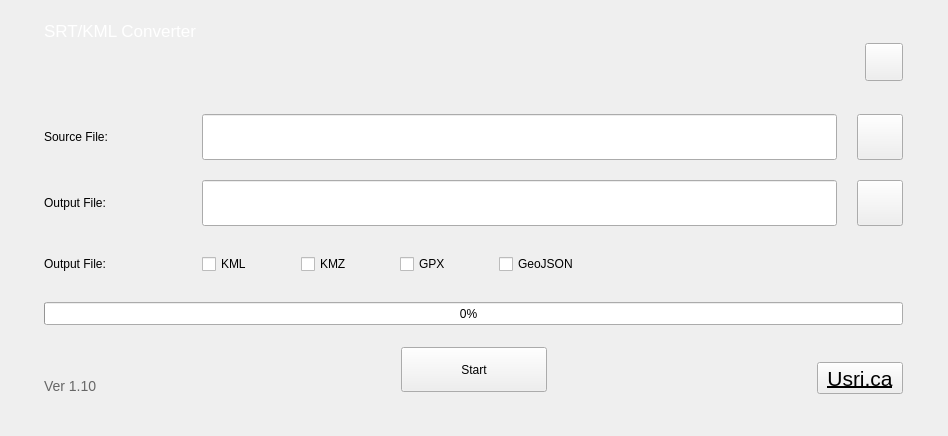
<?xml version="1.0" encoding="UTF-8"?>
<ui version="4.0">
 <class>SRT2KMLConverter</class>
 <widget class="QMainWindow" name="SRT2KMLConverter">
  <property name="geometry">
   <rect>
    <x>0</x>
    <y>0</y>
    <width>948</width>
    <height>436</height>
   </rect>
  </property>
  <property name="windowTitle">
   <string>SRT/KML Converter</string>
  </property>
  <widget class="QWidget" name="centralwidget">
   <layout class="QVBoxLayout" name="verticalLayout_3">
    <property name="spacing">
     <number>0</number>
    </property>
    <property name="leftMargin">
     <number>44</number>
    </property>
    <property name="topMargin">
     <number>22</number>
    </property>
    <property name="rightMargin">
     <number>45</number>
    </property>
    <property name="bottomMargin">
     <number>42</number>
    </property>
    <item>
     <widget class="QWidget" name="vlHeader" native="true">
      <layout class="QVBoxLayout" name="headerLayout">
       <property name="spacing">
        <number>4</number>
       </property>
       <property name="leftMargin">
        <number>0</number>
       </property>
       <property name="topMargin">
        <number>0</number>
       </property>
       <property name="rightMargin">
        <number>0</number>
       </property>
       <property name="bottomMargin">
        <number>0</number>
       </property>
       <item>
        <widget class="QLabel" name="lblTitle">
         <property name="minimumSize">
          <size>
           <width>0</width>
           <height>17</height>
          </size>
         </property>
         <property name="maximumSize">
          <size>
           <width>183</width>
           <height>17</height>
          </size>
         </property>
         <property name="palette">
          <palette>
           <active>
            <colorrole role="WindowText">
             <brush brushstyle="SolidPattern">
              <color alpha="255">
               <red>255</red>
               <green>255</green>
               <blue>255</blue>
              </color>
             </brush>
            </colorrole>
           </active>
           <inactive>
            <colorrole role="WindowText">
             <brush brushstyle="SolidPattern">
              <color alpha="255">
               <red>255</red>
               <green>255</green>
               <blue>255</blue>
              </color>
             </brush>
            </colorrole>
           </inactive>
           <disabled>
            <colorrole role="WindowText">
             <brush brushstyle="SolidPattern">
              <color alpha="255">
               <red>120</red>
               <green>120</green>
               <blue>120</blue>
              </color>
             </brush>
            </colorrole>
           </disabled>
          </palette>
         </property>
         <property name="font">
          <font>
           <pointsize>13</pointsize>
          </font>
         </property>
         <property name="text">
          <string>SRT/KML Converter</string>
         </property>
        </widget>
       </item>
       <item>
        <widget class="QWidget" name="hlHeader2_2" native="true">
         <layout class="QHBoxLayout" name="hlHeader2">
          <property name="spacing">
           <number>631</number>
          </property>
          <property name="leftMargin">
           <number>0</number>
          </property>
          <property name="topMargin">
           <number>0</number>
          </property>
          <property name="rightMargin">
           <number>0</number>
          </property>
          <property name="bottomMargin">
           <number>0</number>
          </property>
          <item>
           <widget class="QLabel" name="lblLogo">
            <property name="enabled">
             <bool>true</bool>
            </property>
            <property name="minimumSize">
             <size>
              <width>190</width>
              <height>32</height>
             </size>
            </property>
            <property name="maximumSize">
             <size>
              <width>190</width>
              <height>32</height>
             </size>
            </property>
            <property name="text">
             <string/>
            </property>
            <property name="pixmap">
             <pixmap>assets/g2/usr.png</pixmap>
            </property>
            <property name="scaledContents">
             <bool>true</bool>
            </property>
           </widget>
          </item>
          <item>
           <widget class="QPushButton" name="btnClose">
            <property name="minimumSize">
             <size>
              <width>38</width>
              <height>38</height>
             </size>
            </property>
            <property name="maximumSize">
             <size>
              <width>38</width>
              <height>38</height>
             </size>
            </property>
            <property name="text">
             <string/>
            </property>
            <property name="icon">
             <iconset>
              <normaloff>assets/cross.png</normaloff>assets/cross.png</iconset>
            </property>
            <property name="iconSize">
             <size>
              <width>15</width>
              <height>15</height>
             </size>
            </property>
           </widget>
          </item>
         </layout>
        </widget>
       </item>
      </layout>
     </widget>
    </item>
    <item>
     <widget class="QWidget" name="vlMain" native="true">
      <layout class="QVBoxLayout" name="mainLayout">
       <property name="spacing">
        <number>20</number>
       </property>
       <property name="leftMargin">
        <number>0</number>
       </property>
       <property name="topMargin">
        <number>33</number>
       </property>
       <property name="rightMargin">
        <number>0</number>
       </property>
       <property name="bottomMargin">
        <number>0</number>
       </property>
       <item>
        <widget class="QWidget" name="hlSource_2" native="true">
         <layout class="QHBoxLayout" name="hlSource">
          <property name="spacing">
           <number>20</number>
          </property>
          <property name="leftMargin">
           <number>0</number>
          </property>
          <property name="topMargin">
           <number>0</number>
          </property>
          <property name="rightMargin">
           <number>0</number>
          </property>
          <property name="bottomMargin">
           <number>0</number>
          </property>
          <item>
           <widget class="QLabel" name="lblSource">
            <property name="minimumSize">
             <size>
              <width>138</width>
              <height>0</height>
             </size>
            </property>
            <property name="maximumSize">
             <size>
              <width>138</width>
              <height>16777215</height>
             </size>
            </property>
            <property name="lineWidth">
             <number>1</number>
            </property>
            <property name="text">
             <string>Source File:</string>
            </property>
           </widget>
          </item>
          <item>
           <widget class="QLineEdit" name="txtSource">
            <property name="minimumSize">
             <size>
              <width>635</width>
              <height>46</height>
             </size>
            </property>
            <property name="maximumSize">
             <size>
              <width>635</width>
              <height>46</height>
             </size>
            </property>
           </widget>
          </item>
          <item>
           <widget class="QPushButton" name="btnChooseSource">
            <property name="minimumSize">
             <size>
              <width>46</width>
              <height>46</height>
             </size>
            </property>
            <property name="maximumSize">
             <size>
              <width>46</width>
              <height>46</height>
             </size>
            </property>
            <property name="text">
             <string/>
            </property>
            <property name="icon">
             <iconset>
              <normaloff>assets/folder2.png</normaloff>assets/folder2.png</iconset>
            </property>
            <property name="iconSize">
             <size>
              <width>15</width>
              <height>15</height>
             </size>
            </property>
           </widget>
          </item>
         </layout>
        </widget>
       </item>
       <item>
        <widget class="QWidget" name="hlOutput_2" native="true">
         <layout class="QHBoxLayout" name="hlOutput">
          <property name="spacing">
           <number>20</number>
          </property>
          <property name="leftMargin">
           <number>0</number>
          </property>
          <property name="topMargin">
           <number>0</number>
          </property>
          <property name="rightMargin">
           <number>0</number>
          </property>
          <property name="bottomMargin">
           <number>0</number>
          </property>
          <item>
           <widget class="QLabel" name="lblOutput">
            <property name="minimumSize">
             <size>
              <width>138</width>
              <height>0</height>
             </size>
            </property>
            <property name="maximumSize">
             <size>
              <width>138</width>
              <height>16777215</height>
             </size>
            </property>
            <property name="text">
             <string>Output File:</string>
            </property>
           </widget>
          </item>
          <item>
           <widget class="QLineEdit" name="txtOutputFile">
            <property name="minimumSize">
             <size>
              <width>635</width>
              <height>46</height>
             </size>
            </property>
            <property name="maximumSize">
             <size>
              <width>635</width>
              <height>46</height>
             </size>
            </property>
           </widget>
          </item>
          <item>
           <widget class="QPushButton" name="btnChooseOutput">
            <property name="minimumSize">
             <size>
              <width>46</width>
              <height>46</height>
             </size>
            </property>
            <property name="maximumSize">
             <size>
              <width>46</width>
              <height>46</height>
             </size>
            </property>
            <property name="text">
             <string/>
            </property>
            <property name="icon">
             <iconset>
              <normaloff>assets/folder2.png</normaloff>assets/folder2.png</iconset>
            </property>
            <property name="iconSize">
             <size>
              <width>15</width>
              <height>15</height>
             </size>
            </property>
           </widget>
          </item>
         </layout>
        </widget>
       </item>
       <item>
        <widget class="QWidget" name="hlOutputOptions" native="true">
         <layout class="QHBoxLayout" name="hlOptions">
          <property name="spacing">
           <number>20</number>
          </property>
          <property name="leftMargin">
           <number>0</number>
          </property>
          <property name="topMargin">
           <number>0</number>
          </property>
          <property name="rightMargin">
           <number>0</number>
          </property>
          <property name="bottomMargin">
           <number>0</number>
          </property>
          <item>
           <widget class="QLabel" name="lblOutputoption">
            <property name="minimumSize">
             <size>
              <width>138</width>
              <height>0</height>
             </size>
            </property>
            <property name="maximumSize">
             <size>
              <width>138</width>
              <height>16777215</height>
             </size>
            </property>
            <property name="text">
             <string>Output File:</string>
            </property>
           </widget>
          </item>
          <item>
           <widget class="QWidget" name="hlOptions_2" native="true">
            <layout class="QHBoxLayout" name="horizontalLayout_12">
             <property name="spacing">
              <number>15</number>
             </property>
             <property name="leftMargin">
              <number>0</number>
             </property>
             <property name="topMargin">
              <number>0</number>
             </property>
             <property name="rightMargin">
              <number>0</number>
             </property>
             <property name="bottomMargin">
              <number>0</number>
             </property>
             <item>
              <widget class="QCheckBox" name="btnKML">
               <property name="minimumSize">
                <size>
                 <width>84</width>
                 <height>36</height>
                </size>
               </property>
               <property name="maximumSize">
                <size>
                 <width>84</width>
                 <height>36</height>
                </size>
               </property>
               <property name="text">
                <string>KML</string>
               </property>
              </widget>
             </item>
             <item>
              <widget class="QCheckBox" name="btnKMZ">
               <property name="minimumSize">
                <size>
                 <width>84</width>
                 <height>36</height>
                </size>
               </property>
               <property name="maximumSize">
                <size>
                 <width>84</width>
                 <height>36</height>
                </size>
               </property>
               <property name="text">
                <string>KMZ</string>
               </property>
              </widget>
             </item>
             <item>
              <widget class="QCheckBox" name="btnGPX">
               <property name="minimumSize">
                <size>
                 <width>84</width>
                 <height>36</height>
                </size>
               </property>
               <property name="maximumSize">
                <size>
                 <width>84</width>
                 <height>36</height>
                </size>
               </property>
               <property name="text">
                <string>GPX</string>
               </property>
              </widget>
             </item>
             <item>
              <widget class="QCheckBox" name="btnJSON">
               <property name="minimumSize">
                <size>
                 <width>120</width>
                 <height>36</height>
                </size>
               </property>
               <property name="maximumSize">
                <size>
                 <width>84</width>
                 <height>36</height>
                </size>
               </property>
               <property name="text">
                <string>GeoJSON</string>
               </property>
              </widget>
             </item>
             <item>
              <spacer name="optionSpacer">
               <property name="orientation">
                <enum>Qt::Horizontal</enum>
               </property>
               <property name="sizeHint" stdset="0">
                <size>
                 <width>40</width>
                 <height>20</height>
                </size>
               </property>
              </spacer>
             </item>
            </layout>
           </widget>
          </item>
         </layout>
        </widget>
       </item>
       <item>
        <widget class="QWidget" name="hlProgress_2" native="true">
         <layout class="QHBoxLayout" name="hlProgress">
          <property name="leftMargin">
           <number>0</number>
          </property>
          <property name="topMargin">
           <number>0</number>
          </property>
          <property name="rightMargin">
           <number>0</number>
          </property>
          <property name="bottomMargin">
           <number>0</number>
          </property>
          <item>
           <widget class="QProgressBar" name="progressBar">
            <property name="sizePolicy">
             <sizepolicy hsizetype="Expanding" vsizetype="Fixed">
              <horstretch>0</horstretch>
              <verstretch>0</verstretch>
             </sizepolicy>
            </property>
            <property name="minimumSize">
             <size>
              <width>0</width>
              <height>23</height>
             </size>
            </property>
            <property name="maximumSize">
             <size>
              <width>16777215</width>
              <height>23</height>
             </size>
            </property>
            <property name="value">
             <number>0</number>
            </property>
            <property name="alignment">
             <set>Qt::AlignLeading|Qt::AlignLeft|Qt::AlignVCenter</set>
            </property>
            <property name="textVisible">
             <bool>true</bool>
            </property>
            <property name="orientation">
             <enum>Qt::Horizontal</enum>
            </property>
            <property name="invertedAppearance">
             <bool>false</bool>
            </property>
            <property name="textDirection">
             <enum>QProgressBar::TopToBottom</enum>
            </property>
            <property name="format">
             <string>%p%   </string>
            </property>
           </widget>
          </item>
         </layout>
        </widget>
       </item>
       <item>
        <widget class="QWidget" name="hlFooter_2" native="true">
         <layout class="QHBoxLayout" name="hlFooter" stretch="100,40,100">
          <property name="spacing">
           <number>0</number>
          </property>
          <property name="leftMargin">
           <number>0</number>
          </property>
          <property name="topMargin">
           <number>0</number>
          </property>
          <property name="rightMargin">
           <number>0</number>
          </property>
          <property name="bottomMargin">
           <number>0</number>
          </property>
          <item>
           <widget class="QWidget" name="vlVersion" native="true">
            <layout class="QVBoxLayout" name="verticalLayout">
             <property name="spacing">
              <number>0</number>
             </property>
             <property name="leftMargin">
              <number>0</number>
             </property>
             <property name="topMargin">
              <number>0</number>
             </property>
             <property name="rightMargin">
              <number>0</number>
             </property>
             <property name="bottomMargin">
              <number>0</number>
             </property>
             <item>
              <widget class="QLabel" name="label">
               <property name="font">
                <font>
                 <pointsize>-1</pointsize>
                </font>
               </property>
               <property name="styleSheet">
                <string notr="true">font-size:14px; 
color: #676767; 
text-align: bottom left;</string>
               </property>
               <property name="text">
                <string>Ver 1.10</string>
               </property>
               <property name="alignment">
                <set>Qt::AlignBottom|Qt::AlignLeading|Qt::AlignLeft</set>
               </property>
              </widget>
             </item>
            </layout>
           </widget>
          </item>
          <item>
           <widget class="QPushButton" name="btnStart">
            <property name="minimumSize">
             <size>
              <width>146</width>
              <height>45</height>
             </size>
            </property>
            <property name="maximumSize">
             <size>
              <width>146</width>
              <height>45</height>
             </size>
            </property>
            <property name="text">
             <string>Start</string>
            </property>
           </widget>
          </item>
          <item>
           <widget class="QWidget" name="vlLink" native="true">
            <layout class="QVBoxLayout" name="verticalLayout_2">
             <property name="spacing">
              <number>0</number>
             </property>
             <property name="leftMargin">
              <number>0</number>
             </property>
             <property name="topMargin">
              <number>0</number>
             </property>
             <property name="rightMargin">
              <number>0</number>
             </property>
             <property name="bottomMargin">
              <number>0</number>
             </property>
             <item>
              <spacer name="verticalSpacer">
               <property name="orientation">
                <enum>Qt::Vertical</enum>
               </property>
               <property name="sizeHint" stdset="0">
                <size>
                 <width>20</width>
                 <height>40</height>
                </size>
               </property>
              </spacer>
             </item>
             <item>
              <widget class="QWidget" name="hlLink" native="true">
               <layout class="QHBoxLayout" name="horizontalLayout">
                <property name="spacing">
                 <number>0</number>
                </property>
                <property name="leftMargin">
                 <number>0</number>
                </property>
                <property name="topMargin">
                 <number>0</number>
                </property>
                <property name="rightMargin">
                 <number>0</number>
                </property>
                <property name="bottomMargin">
                 <number>0</number>
                </property>
                <item>
                 <spacer name="horizontalSpacer">
                  <property name="orientation">
                   <enum>Qt::Horizontal</enum>
                  </property>
                  <property name="sizeHint" stdset="0">
                   <size>
                    <width>40</width>
                    <height>20</height>
                   </size>
                  </property>
                 </spacer>
                </item>
                <item>
                 <widget class="QToolButton" name="toolButton">
                  <property name="font">
                   <font>
                    <pointsize>16</pointsize>
                    <underline>true</underline>
                   </font>
                  </property>
                  <property name="cursor">
                   <cursorShape>PointingHandCursor</cursorShape>
                  </property>
                  <property name="mouseTracking">
                   <bool>true</bool>
                  </property>
                  <property name="tabletTracking">
                   <bool>true</bool>
                  </property>
                  <property name="text">
                   <string>Usri.ca</string>
                  </property>
                 </widget>
                </item>
               </layout>
              </widget>
             </item>
            </layout>
           </widget>
          </item>
         </layout>
        </widget>
       </item>
      </layout>
     </widget>
    </item>
   </layout>
  </widget>
 </widget>
 <resources>
  <include location="res.qrc"/>
 </resources>
 <connections/>
</ui>
